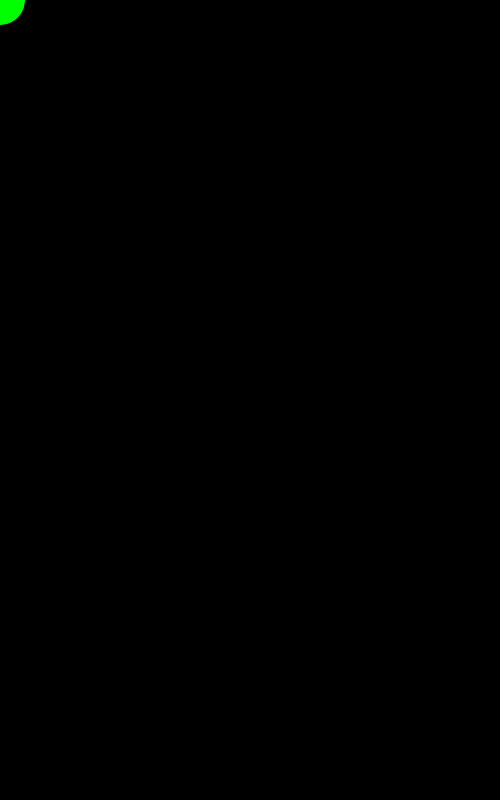
Frame 1 (no input)
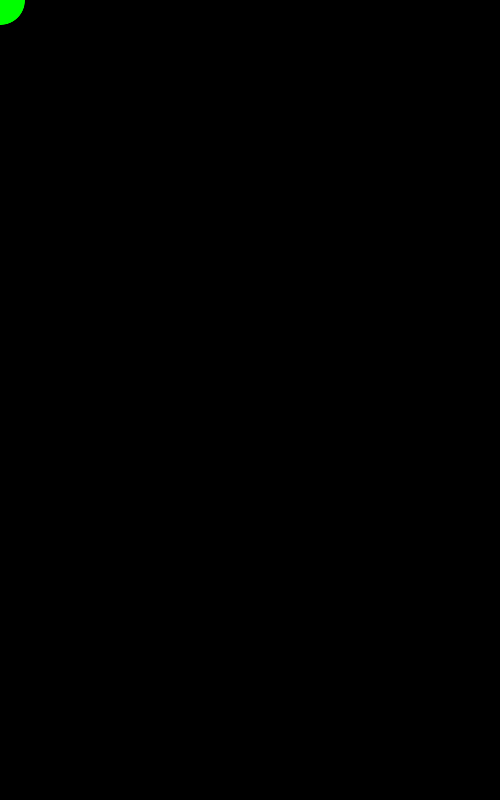
Frame 60 (the mouse pressed at the canvas centre just before this capture)
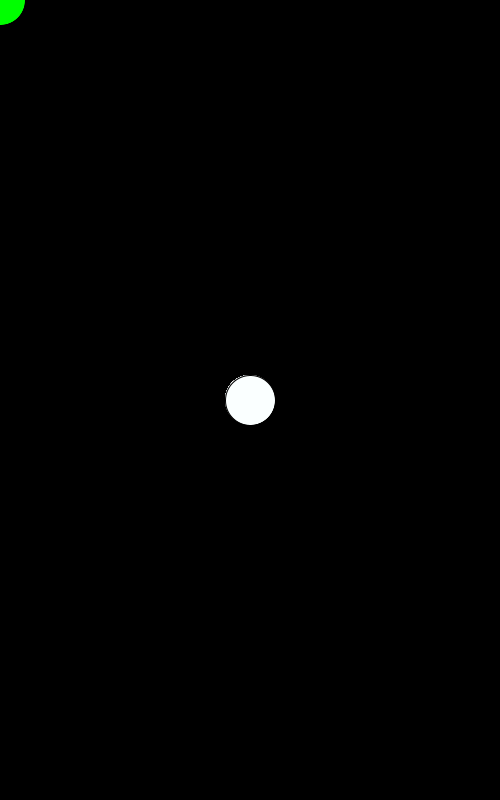
Frame 120 (the mouse held since frame 60 and released just before this capture)

The Processing sketch that drew these frames (run headless with seeded random() and noise(); from frame 60 on, the mouse is pressed at the canvas centre):

// Processing sketch: circles1
// ── circles1.pde
void setup() {
 size(500,800);
 background(0);
}

void draw() {
  fill(mouseX, 255, mouseY);
  ellipse(mouseX, mouseY, 50, 50);
}
